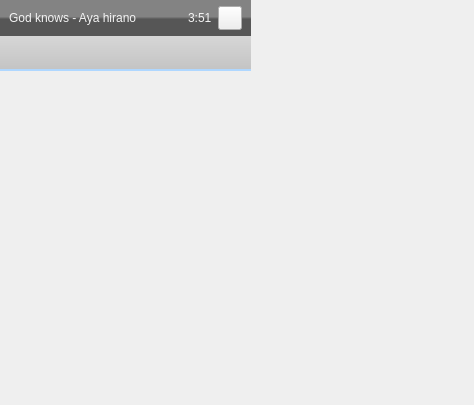
<?xml version="1.0" encoding="UTF-8"?>
<ui version="4.0">
 <class>PlaylistAudioItemWidget</class>
 <widget class="QWidget" name="PlaylistAudioItemWidget">
  <property name="geometry">
   <rect>
    <x>0</x>
    <y>0</y>
    <width>474</width>
    <height>405</height>
   </rect>
  </property>
  <property name="sizePolicy">
   <sizepolicy hsizetype="Preferred" vsizetype="Preferred">
    <horstretch>0</horstretch>
    <verstretch>0</verstretch>
   </sizepolicy>
  </property>
  <property name="windowTitle">
   <string>Form</string>
  </property>
  <widget class="QWidget" name="mContent" native="true">
   <property name="geometry">
    <rect>
     <x>0</x>
     <y>0</y>
     <width>251</width>
     <height>71</height>
    </rect>
   </property>
   <property name="sizePolicy">
    <sizepolicy hsizetype="Minimum" vsizetype="Preferred">
     <horstretch>0</horstretch>
     <verstretch>0</verstretch>
    </sizepolicy>
   </property>
   <property name="styleSheet">
    <string notr="true">#mContent
{
background-color: qlineargradient(spread:pad, x1:0, y1:1, x2:0, y2:0, stop:0 rgba(195, 195, 195, 255), stop:1 rgba(234, 234, 234, 255));
border-bottom:2px solid #AFD7FF;
}
</string>
   </property>
   <layout class="QGridLayout" name="gridLayout">
    <property name="sizeConstraint">
     <enum>QLayout::SetMinimumSize</enum>
    </property>
    <property name="margin">
     <number>0</number>
    </property>
    <property name="spacing">
     <number>0</number>
    </property>
    <item row="1" column="0" colspan="2">
     <widget class="QWidget" name="mTopWidget" native="true">
      <property name="styleSheet">
       <string notr="true">#mTopWidget
{
background-color:qlineargradient(spread:pad, x1:0, y1:0, x2:0, y2:1, stop:0 rgba(131, 131, 131, 255), stop:0.464088 rgba(131, 131, 131, 255), stop:0.530387 rgba(86, 86, 86, 255), stop:1 rgba(86, 86, 86, 255));
}
*{color: #f4f4f4;}</string>
      </property>
      <layout class="QGridLayout" name="gridLayout_5">
       <property name="topMargin">
        <number>2</number>
       </property>
       <property name="bottomMargin">
        <number>2</number>
       </property>
       <item row="0" column="0">
        <layout class="QHBoxLayout" name="horizontalLayout">
         <property name="sizeConstraint">
          <enum>QLayout::SetMinimumSize</enum>
         </property>
         <item>
          <widget class="QLabel" name="mTitleLabel">
           <property name="sizePolicy">
            <sizepolicy hsizetype="Ignored" vsizetype="Fixed">
             <horstretch>0</horstretch>
             <verstretch>0</verstretch>
            </sizepolicy>
           </property>
           <property name="text">
            <string>God knows - Aya hirano</string>
           </property>
          </widget>
         </item>
         <item>
          <widget class="QLabel" name="mTimeLabel">
           <property name="sizePolicy">
            <sizepolicy hsizetype="Fixed" vsizetype="Preferred">
             <horstretch>0</horstretch>
             <verstretch>0</verstretch>
            </sizepolicy>
           </property>
           <property name="text">
            <string>3:51</string>
           </property>
          </widget>
         </item>
        </layout>
       </item>
       <item row="0" column="1">
        <widget class="QPushButton" name="mExpandButton">
         <property name="sizePolicy">
          <sizepolicy hsizetype="Fixed" vsizetype="Preferred">
           <horstretch>0</horstretch>
           <verstretch>0</verstretch>
          </sizepolicy>
         </property>
         <property name="minimumSize">
          <size>
           <width>0</width>
           <height>0</height>
          </size>
         </property>
         <property name="maximumSize">
          <size>
           <width>24</width>
           <height>24</height>
          </size>
         </property>
         <property name="text">
          <string/>
         </property>
        </widget>
       </item>
      </layout>
     </widget>
    </item>
    <item row="2" column="0" colspan="2">
     <widget class="QWidget" name="mExtra" native="true"/>
    </item>
   </layout>
  </widget>
 </widget>
 <resources/>
 <connections/>
</ui>
